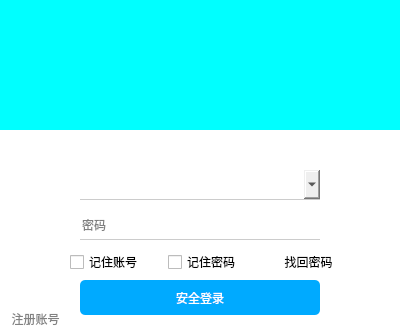
<?xml version="1.0" encoding="UTF-8"?>
<ui version="4.0">
 <class>Login</class>
 <widget class="QWidget" name="Login">
  <property name="geometry">
   <rect>
    <x>0</x>
    <y>0</y>
    <width>400</width>
    <height>330</height>
   </rect>
  </property>
  <property name="minimumSize">
   <size>
    <width>400</width>
    <height>330</height>
   </size>
  </property>
  <property name="maximumSize">
   <size>
    <width>400</width>
    <height>330</height>
   </size>
  </property>
  <property name="windowTitle">
   <string>Form</string>
  </property>
  <property name="styleSheet">
   <string notr="true">/*通用样式表*/
QPushButton{
	border:noe;
}

.QWidget{		/*只应用于当前QWidget对象*/
	background-color: rgb(255, 255, 255);
}

QComboBox,QLineEdit{
	font:normal 18px &quot;楷体&quot;;
	border:none;
	border-bottom:1px solid rgb(204, 204, 204);
}

QComboBox:hover,QLineEdit:hover{
	border-bottom:1px solid rgb(103, 103, 103);
}

QComboBox:focus,QLineEdit:focus{
	border-bottom:1px solid rgb(0, 170, 255);
}

/*指定样式表*/
QPushButton#reduce_Btn{
	image:url(:/new/icons/icons/becurrent/minus.png);
}

QPushButton#clos_Btn{
	image: url(:/new/icons/icons/becurrent/close.png);
}

QPushButton#reduce_Btn:hover{
	background-color: rgb(217, 217, 217);
}

QPushButton#clos_Btn:hover{
	background-color: rgb(255, 0, 0);
}

QPushButton#logon_Btn{
	border-radius:5px;
	background-color: rgb(0, 170, 255);
	font:normal 18px &quot;楷体&quot;;
	color:rgb(255, 255, 255);
}

QPushButton#logon_Btn:hover{
	background-color: rgb(0, 85, 255);
}

QPushButton#register_Btn{
	color:rgb(129, 129, 129);
}

QPushButton#register_Btn:hover{
	color: rgb(0, 0, 0);
}

QComboBox#usernumber_Box::drop-down{
	min-width: 10px;
	border-image: url(:/new/icons/icons/becurrent/arrow-down.png);
}

QComboBox#usernumber_Box::drop-down:hover{
    min-width: 10px;
	border-image: url(:/new/icons/icons/becurrent/arrow-down-blue.png);
}

QLabel#Top{
	background-color: rgb(0, 255, 255);
}</string>
  </property>
  <widget class="QLabel" name="Top">
   <property name="geometry">
    <rect>
     <x>0</x>
     <y>0</y>
     <width>400</width>
     <height>130</height>
    </rect>
   </property>
   <property name="minimumSize">
    <size>
     <width>400</width>
     <height>130</height>
    </size>
   </property>
   <property name="maximumSize">
    <size>
     <width>16777215</width>
     <height>130</height>
    </size>
   </property>
   <property name="sizeIncrement">
    <size>
     <width>0</width>
     <height>0</height>
    </size>
   </property>
   <property name="styleSheet">
    <string notr="true"/>
   </property>
   <property name="text">
    <string/>
   </property>
  </widget>
  <widget class="QWidget" name="widget" native="true">
   <property name="geometry">
    <rect>
     <x>0</x>
     <y>130</y>
     <width>400</width>
     <height>200</height>
    </rect>
   </property>
   <widget class="QPushButton" name="register_Btn">
    <property name="geometry">
     <rect>
      <x>5</x>
      <y>175</y>
      <width>61</width>
      <height>28</height>
     </rect>
    </property>
    <property name="text">
     <string>注册账号</string>
    </property>
   </widget>
   <widget class="QPushButton" name="logon_Btn">
    <property name="geometry">
     <rect>
      <x>80</x>
      <y>150</y>
      <width>240</width>
      <height>35</height>
     </rect>
    </property>
    <property name="minimumSize">
     <size>
      <width>240</width>
      <height>35</height>
     </size>
    </property>
    <property name="maximumSize">
     <size>
      <width>240</width>
      <height>35</height>
     </size>
    </property>
    <property name="text">
     <string>安全登录</string>
    </property>
    <property name="icon">
     <iconset resource="../image/Image.qrc">
      <normaloff>:/new/icons/icons/becurrent/security.png</normaloff>:/new/icons/icons/becurrent/security.png</iconset>
    </property>
    <property name="shortcut">
     <string>Return</string>
    </property>
   </widget>
   <widget class="QComboBox" name="usernumber_Box">
    <property name="geometry">
     <rect>
      <x>80</x>
      <y>40</y>
      <width>240</width>
      <height>30</height>
     </rect>
    </property>
    <property name="minimumSize">
     <size>
      <width>240</width>
      <height>30</height>
     </size>
    </property>
    <property name="maximumSize">
     <size>
      <width>340</width>
      <height>30</height>
     </size>
    </property>
    <property name="editable">
     <bool>true</bool>
    </property>
    <property name="currentText">
     <string/>
    </property>
    <property name="placeholderText">
     <string/>
    </property>
   </widget>
   <widget class="QLineEdit" name="password_Edit">
    <property name="geometry">
     <rect>
      <x>80</x>
      <y>80</y>
      <width>240</width>
      <height>30</height>
     </rect>
    </property>
    <property name="minimumSize">
     <size>
      <width>240</width>
      <height>30</height>
     </size>
    </property>
    <property name="maximumSize">
     <size>
      <width>240</width>
      <height>30</height>
     </size>
    </property>
    <property name="text">
     <string/>
    </property>
    <property name="echoMode">
     <enum>QLineEdit::Password</enum>
    </property>
    <property name="placeholderText">
     <string>密码</string>
    </property>
   </widget>
   <widget class="QWidget" name="layoutWidget">
    <property name="geometry">
     <rect>
      <x>70</x>
      <y>120</y>
      <width>282</width>
      <height>25</height>
     </rect>
    </property>
    <layout class="QHBoxLayout" name="horizontalLayout">
     <property name="spacing">
      <number>11</number>
     </property>
     <item>
      <widget class="QCheckBox" name="saved_number">
       <property name="text">
        <string>记住账号</string>
       </property>
       <property name="checkable">
        <bool>true</bool>
       </property>
       <property name="checked">
        <bool>false</bool>
       </property>
       <property name="autoRepeat">
        <bool>false</bool>
       </property>
      </widget>
     </item>
     <item>
      <widget class="QCheckBox" name="saved_Password">
       <property name="text">
        <string>记住密码</string>
       </property>
      </widget>
     </item>
     <item>
      <widget class="QPushButton" name="register_Btn_2">
       <property name="text">
        <string>找回密码</string>
       </property>
      </widget>
     </item>
    </layout>
   </widget>
  </widget>
  <widget class="QPushButton" name="clos_Btn">
   <property name="geometry">
    <rect>
     <x>380</x>
     <y>0</y>
     <width>20</width>
     <height>20</height>
    </rect>
   </property>
   <property name="minimumSize">
    <size>
     <width>20</width>
     <height>20</height>
    </size>
   </property>
   <property name="maximumSize">
    <size>
     <width>20</width>
     <height>20</height>
    </size>
   </property>
   <property name="text">
    <string/>
   </property>
  </widget>
  <widget class="QPushButton" name="reduce_Btn">
   <property name="geometry">
    <rect>
     <x>355</x>
     <y>0</y>
     <width>20</width>
     <height>20</height>
    </rect>
   </property>
   <property name="minimumSize">
    <size>
     <width>20</width>
     <height>20</height>
    </size>
   </property>
   <property name="maximumSize">
    <size>
     <width>20</width>
     <height>20</height>
    </size>
   </property>
   <property name="text">
    <string/>
   </property>
  </widget>
  <widget class="QLabel" name="user_image">
   <property name="geometry">
    <rect>
     <x>160</x>
     <y>90</y>
     <width>70</width>
     <height>70</height>
    </rect>
   </property>
   <property name="minimumSize">
    <size>
     <width>70</width>
     <height>70</height>
    </size>
   </property>
   <property name="sizeIncrement">
    <size>
     <width>70</width>
     <height>70</height>
    </size>
   </property>
   <property name="text">
    <string/>
   </property>
   <property name="textFormat">
    <enum>Qt::PlainText</enum>
   </property>
   <property name="pixmap">
    <pixmap resource="../image/Image.qrc">:/new/user/user/My.jpg</pixmap>
   </property>
   <property name="scaledContents">
    <bool>true</bool>
   </property>
  </widget>
 </widget>
 <resources>
  <include location="../image/Image.qrc"/>
 </resources>
 <connections/>
</ui>
